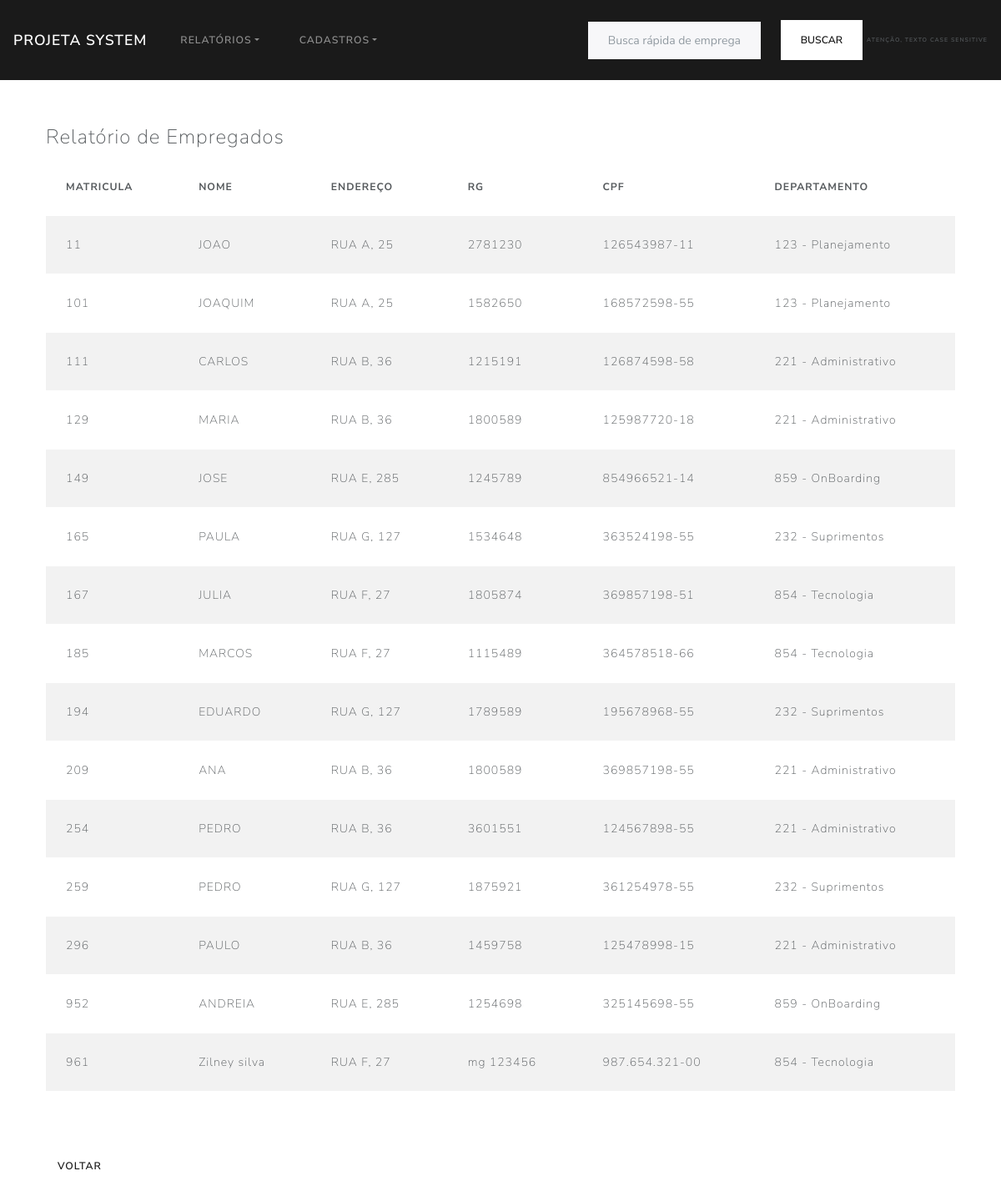
The page /App/View/relatorioEmpregados.php on the database as committed earlier.
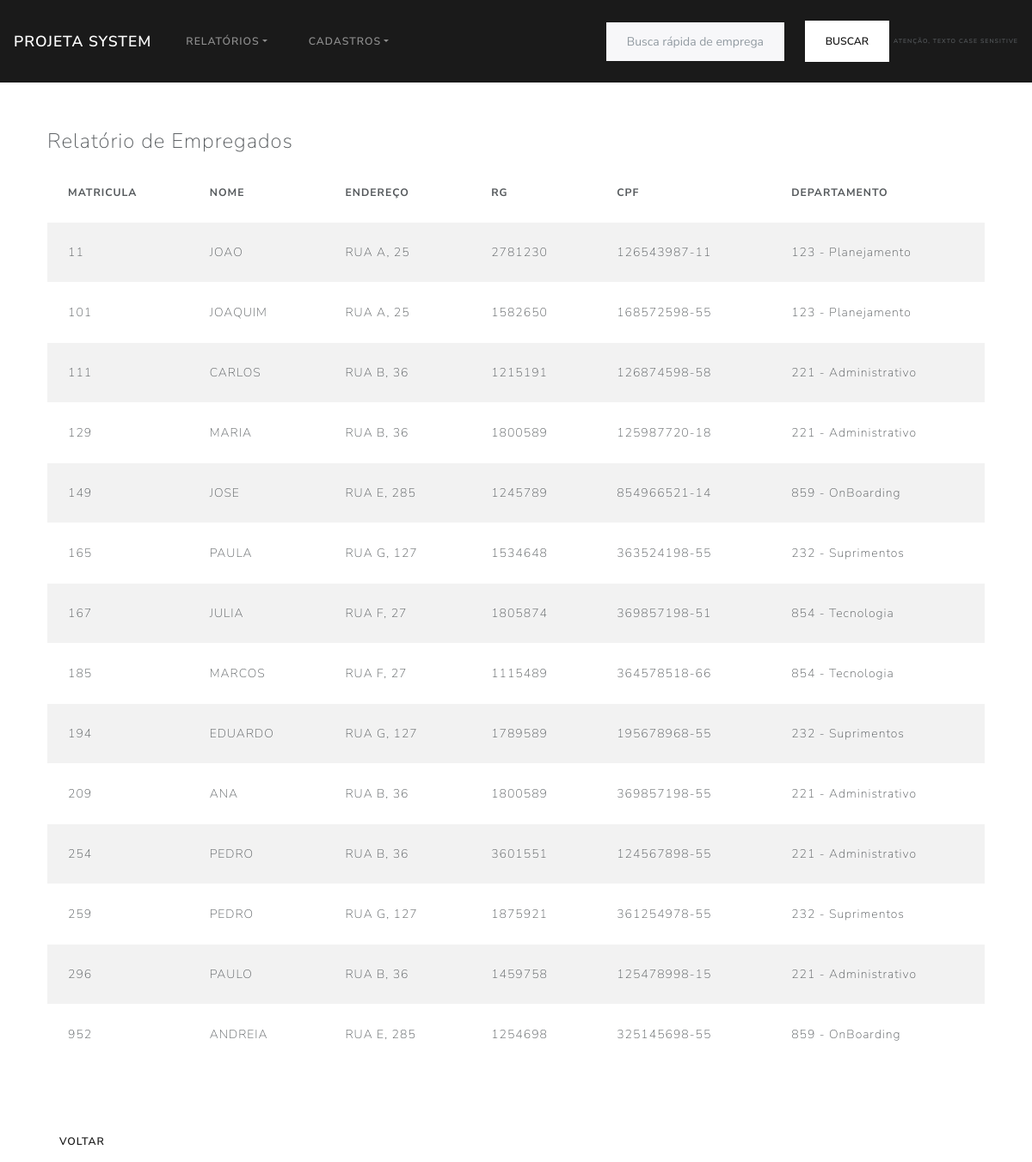
The same page on the database as committed later.
### tables this page shows
CREATE TABLE `empregado` (
  `mat` int(11) NOT NULL,
  `nome_emp` varchar(200) DEFAULT NULL,
  `endereco` varchar(200) DEFAULT NULL,
  `rg` varchar(200) DEFAULT NULL,
  `cpf` varchar(200) DEFAULT NULL,
  `cod_depto` varchar(200) DEFAULT NULL
);

CREATE TABLE `depto` (
  `cod_depto` int(11) NOT NULL,
  `nome` varchar(200) NOT NULL,
  `endereco` varchar(200) DEFAULT NULL
);

### App/Controller/EmpregadoController.php (called while the page is built, shortened)
<?php
if (isset($_GET['formGet'])== true && $_GET['formGet']=='listarTodos') {
    $empregado = new \App\DAO\EmpregadoDao();
    $listarEmpregados = $empregado->ObterEmpregadosFiltro("");
    return $listarEmpregados;
}

### App/Config/Conexao.php (called while the page is built, shortened)
<?php
    class Conexao{
        private static $instanciaBanco;
        public static function getConexaoBD(){
            if(!isset(self::$instanciaBanco)):
                self::$instanciaBanco = new \PDO('mysql:host=localhost:3306;dbname=projetasistema; charset=utf8', 'root', '');
            endif;
                return self::$instanciaBanco;
        }
    }

### App/DAO/EmpregadoDao.php (called while the page is built, shortened)
<?php
Class EmpregadoDao
{
    public function ObterEmpregadosFiltro($filtro){
        $sqlListarEmpregado = "SELECT * FROM empregado e
                               JOIN depto d
                                 ON d.cod_depto = e.cod_depto
                              WHERE e.nome_emp like '%{$filtro}%'";
        $smtp = Conexao::getConexaoBD()->prepare($sqlListarEmpregado);
        $smtp->execute();
        $numRows = $smtp->rowCount();
        if ($numRows > 0) {
            $listaEmpregados = $smtp->fetchAll(\PDO::FETCH_ASSOC);
            return $listaEmpregados;
        }else{
            return[];
        }
    }
}

### App/View/relatorioEmpregados.php (the view, shortened to what this page needs)
<?php
require_once "header.php";
$listagem = require_once "../Controller/EmpregadoController.php";
?>
<div class="container">
    <div class="div_center">
    <legend>Relatório de Empregados</legend>
        <table class="table table-striped table-secondary">
            <thead>
                <tr>
                    <th>Matricula</th>
                    <th>Nome</th>
                    <th>Endereço</th>
                    <th>Rg</th>
                    <th>CPF</th>
                    <th>Departamento</th>
                </tr>
            </thead>
            <tbody>
                <?php
                foreach ($listagem as $key => $value) {?>
                <tr>
                    <td><?= $value['mat']?></td>
                    <td><?= $value['nome_emp']?></td>
                    <td><?= $value['endereco']?></td>
                    <td><?= $value['rg']?></td>
                    <td><?= $value['cpf']?></td>
                    <td><?= $value['cod_depto']?> - <?= $value['nome']?></td>
                </tr>
                <?php  } ?>
            </tbody>
        </table>
    </div>
    <a type="button" class="btn btn-secondary" href="inicio.php">Voltar</a>
</div>
<?php
require_once "../View/footer.php";
?>

### App/View/header.php (shortened to what this page needs)
<!DOCTYPE html>
<html lang="en">
<head>
    <link href="../Structure/Css/bootstrap.min.css"  rel="stylesheet">
    <link href="../Structure/Css/styleGeral.css"  rel="stylesheet">
</head>
<body>
<nav class="navbar navbar-expand-lg navbar-dark bg-primary">
  <a class="navbar-brand" href="inicio.php">Projeta System</a>
  <div class="collapse navbar-collapse" id="navbarColor01">
    <ul class="navbar-nav mr-auto">
      <li class="nav-item dropdown">
        <a class="nav-link dropdown-toggle" data-toggle="dropdown" href="#" role="button" aria-haspopup="true" aria-expanded="false">Relatórios</a>
      </li>
      <li class="nav-item dropdown">
        <a class="nav-link dropdown-toggle" data-toggle="dropdown" href="#" role="button" aria-haspopup="true" aria-expanded="false">Cadastros</a>
      </li>
    </ul>
    <form class="form-inline my-4 my-lg-0" action="relatorioEmpregadoFiltro.php" method="GET">
      <input class="form-control mr-sm-4" type="text" placeholder="Busca rápida de empregados" name="buscaEmp" >
      <button class="btn btn-secondary my-2 my-sm-0" type="submit">Buscar</button><br>
      <span style="font-size: 7px; margin-left: 5px;">Atenção, texto Case Sensitive</span>
    </form>
  </div>
</nav>

### App/View/footer.php (shortened to what this page needs)
</body>
</html>

### App/Structure/Css/styleGeral.css (style rules this page uses)
.div_center { margin: auto; width: 100%; padding: 10px; margin-top: 40px; margin-bottom: 40px; overflow-y: auto; border-radius: 2%; }

Rows that differ between the two databases and show on the page:
removed empregado: mat "961", nome_emp "Zilney silva", cod_depto.endereco "RUA F, 27", rg "mg 123456", cpf "987.654.321-00", cod_depto.cod_depto "854", cod_depto.nome "Tecnologia"
